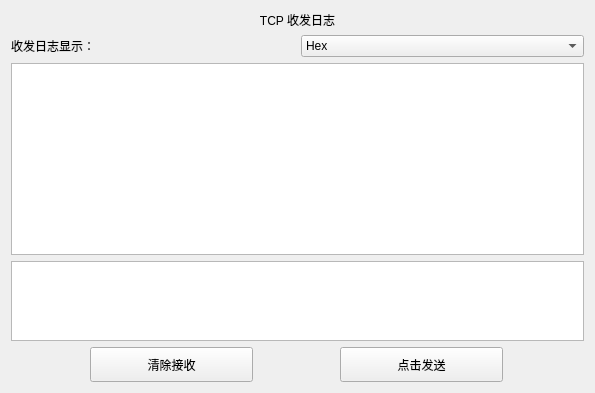
              <widget class="QWidget" name="tab_tcp">
                <attribute name="title">
                  <string>TCP</string>
                </attribute>
                <layout class="QVBoxLayout" name="verticalLayout_9">
                  <item>
                    <widget class="QLabel" name="label_17">
                      <property name="text">
                        <string>TCP 收发日志</string>
                      </property>
                      <property name="alignment">
                        <set>Qt::AlignCenter</set>
                      </property>
                    </widget>
                  </item>
                  <item>
                    <layout class="QHBoxLayout" name="layout_TcpDisplayMode">
                      <item>
                        <widget class="QLabel" name="label_TcpDisplayMode">
                          <property name="text">
                            <string>收发日志显示：</string>
                          </property>
                        </widget>
                      </item>
                      <item>
                        <widget class="QComboBox" name="cbox_TcpDisplayMode">
                          <item>
                            <property name="text">
                              <string>Hex</string>
                            </property>
                          </item>
                          <item>
                            <property name="text">
                              <string>字符串（UTF-8）</string>
                            </property>
                          </item>
                        </widget>
                      </item>
                    </layout>
                  </item>
                  <item>
                    <widget class="QPlainTextEdit" name="ptedit_TcpRec">
                      <property name="readOnly">
                        <bool>true</bool>
                      </property>
                      <property name="maximumBlockCount">
                        <number>200</number>
                      </property>
                      <property name="undoRedoEnabled">
                        <bool>false</bool>
                      </property>
                      <property name="lineWrapMode">
                        <enum>QPlainTextEdit::NoWrap</enum>
                      </property>
                      <property name="toolTip">
                        <string>每帧两行：信息行和数据行；绿色 RX 为接收，蓝色 TX 为发送请求；最多保留200帧，每60秒清理</string>
                      </property>
                    </widget>
                  </item>
                  <item>
                    <widget class="QPlainTextEdit" name="ptedit_TcpSen">
                      <property name="maximumSize">
                        <size>
                          <width>16777215</width>
                          <height>80</height>
                        </size>
                      </property>
                    </widget>
                  </item>
                  <item>
                    <layout class="QHBoxLayout" name="horizontalLayout_7" stretch="0,20,10,20,10">
                      <item>
                        <spacer name="horizontalSpacer_13">
                          <property name="orientation">
                            <enum>Qt::Horizontal</enum>
                          </property>
                          <property name="sizeHint" stdset="0">
                            <size>
                              <width>79</width>
                              <height>20</height>
                            </size>
                          </property>
                        </spacer>
                      </item>
                      <item>
                        <widget class="QPushButton" name="pbtn_TcpClear">
                          <property name="minimumSize">
                            <size>
                              <width>0</width>
                              <height>35</height>
                            </size>
                          </property>
                          <property name="baseSize">
                            <size>
                              <width>0</width>
                              <height>0</height>
                            </size>
                          </property>
                          <property name="text">
                            <string>清除接收</string>
                          </property>
                        </widget>
                      </item>
                      <item>
                        <spacer name="horizontalSpacer_14">
                          <property name="orientation">
                            <enum>Qt::Horizontal</enum>
                          </property>
                          <property name="sizeHint" stdset="0">
                            <size>
                              <width>118</width>
                              <height>20</height>
                            </size>
                          </property>
                        </spacer>
                      </item>
                      <item>
                        <widget class="QPushButton" name="pbtn_TcpSend">
                          <property name="minimumSize">
                            <size>
                              <width>0</width>
                              <height>35</height>
                            </size>
                          </property>
                          <property name="text">
                            <string>点击发送</string>
                          </property>
                        </widget>
                      </item>
                      <item>
                        <spacer name="horizontalSpacer_15">
                          <property name="orientation">
                            <enum>Qt::Horizontal</enum>
                          </property>
                          <property name="sizeHint" stdset="0">
                            <size>
                              <width>210</width>
                              <height>20</height>
                            </size>
                          </property>
                        </spacer>
                      </item>
                    </layout>
                  </item>
                </layout>
              </widget>
